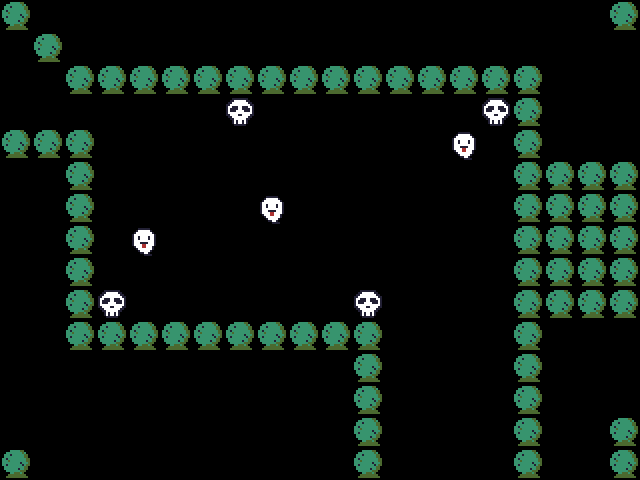

This game map was drawn from its Tiled (.tmx) file and the tilesets committed beside it. A one-line description and the full map source follow:
An orthogonal 20x15 tile map with 32x32 px tiles, 1 tile layer (object).

<map version="1.0" orientation="orthogonal" renderorder="right-down" width="20" height="15" tilewidth="32" tileheight="32" nextobjectid="1">
 <tileset firstgid="1" name="tileset" tilewidth="32" tileheight="32" tilecount="64" columns="8">
  <image source="tileset.png" width="256" height="256" />
 </tileset>
 <layer name="object" width="20" height="15">
  <data encoding="csv">
3,0,0,0,0,0,0,0,0,0,0,0,0,0,0,0,0,0,0,3,
0,3,0,0,0,0,0,0,0,0,0,0,0,0,0,0,0,0,0,0,
0,0,3,3,3,3,3,3,3,3,3,3,3,3,3,3,3,0,0,0,
0,0,0,0,0,0,0,20,0,0,0,0,0,0,0,20,3,0,0,0,
3,3,3,0,0,0,0,0,0,0,0,0,0,0,17,0,3,0,0,0,
0,0,3,0,0,0,0,0,0,0,0,0,0,0,0,0,3,3,3,3,
0,0,3,0,0,0,0,0,17,0,0,0,0,0,0,0,3,3,3,3,
0,0,3,0,17,0,0,0,0,0,0,0,0,0,0,0,3,3,3,3,
0,0,3,0,0,0,0,0,0,0,0,0,0,0,0,0,3,3,3,3,
0,0,3,20,0,0,0,0,0,0,0,20,0,0,0,0,3,3,3,3,
0,0,3,3,3,3,3,3,3,3,3,3,0,0,0,0,3,0,0,0,
0,0,0,0,0,0,0,0,0,0,0,3,0,0,0,0,3,0,0,0,
0,0,0,0,0,0,0,0,0,0,0,3,0,0,0,0,3,0,0,0,
0,0,0,0,0,0,0,0,0,0,0,3,0,0,0,0,3,0,0,3,
3,0,0,0,0,0,0,0,0,0,0,3,0,0,0,0,3,0,0,3
</data>
 </layer>
</map>
